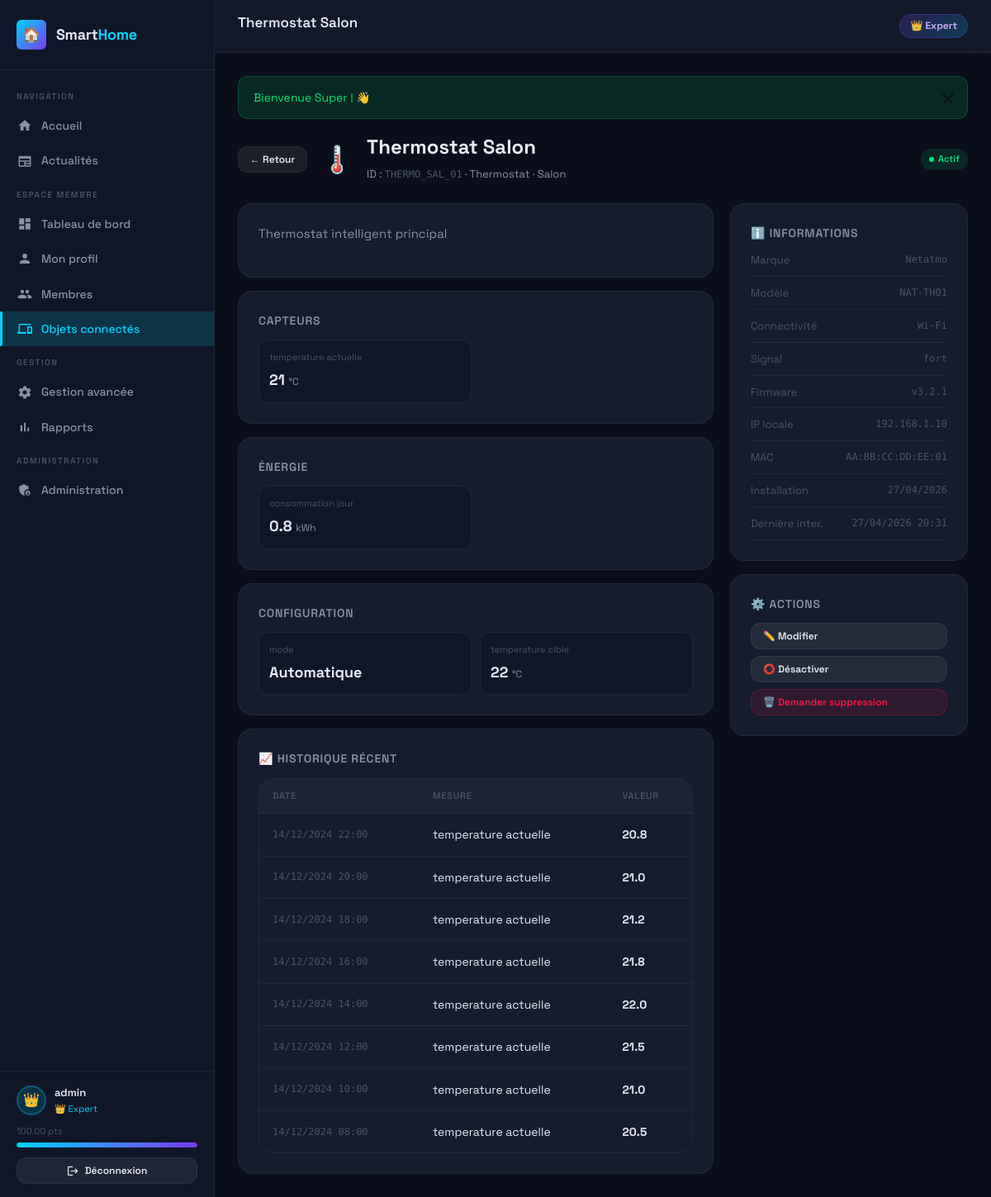
The page /objet-detail.php?id=1 (signed in) on the database its author committed.
### tables this page shows
CREATE TABLE utilisateurs (
    id INT AUTO_INCREMENT PRIMARY KEY,
    login VARCHAR(50) UNIQUE NOT NULL,
    email VARCHAR(100) UNIQUE NOT NULL,
    mot_de_passe VARCHAR(255) NOT NULL,
    nom VARCHAR(100),
    prenom VARCHAR(100),
    age INT,
    sexe ENUM('homme','femme','autre'),
    date_naissance DATE,
    type_membre ENUM('père','mère','enfant','grand-parent','autre') DEFAULT 'autre',
    photo VARCHAR(255) DEFAULT 'default.png',
    niveau ENUM('débutant','intermédiaire','avancé','expert') DEFAULT 'débutant',
    points DECIMAL(8,2) DEFAULT 0.00,
    nb_connexions INT DEFAULT 0,
    nb_actions INT DEFAULT 0,
    statut ENUM('en_attente','actif','suspendu') DEFAULT 'en_attente',
    token_validation VARCHAR(255),
    date_inscription DATETIME DEFAULT CURRENT_TIMESTAMP,
    derniere_connexion DATETIME,
    INDEX idx_login (login),
    INDEX idx_email (email),
    INDEX idx_niveau (niveau),
    INDEX idx_statut (statut)
);

CREATE TABLE objets_connectes (
    id INT AUTO_INCREMENT PRIMARY KEY,
    id_unique VARCHAR(50) UNIQUE NOT NULL,
    nom VARCHAR(100) NOT NULL,
    description TEXT,
    marque VARCHAR(100),
    modele VARCHAR(100),
    type_connectivite ENUM('Wi-Fi','Bluetooth','Zigbee','Z-Wave','Ethernet','NFC') DEFAULT 'Wi-Fi',
    force_signal VARCHAR(20) DEFAULT 'fort',
    etat ENUM('actif','inactif','maintenance','erreur') DEFAULT 'actif',
    categorie_id INT,
    piece_id INT,
    batterie INT DEFAULT 100,
    firmware VARCHAR(50),
    ip_locale VARCHAR(20),
    mac_address VARCHAR(20),
    date_installation DATETIME DEFAULT CURRENT_TIMESTAMP,
    derniere_interaction DATETIME DEFAULT CURRENT_TIMESTAMP,
    ajoute_par INT,
    FOREIGN KEY (categorie_id) REFERENCES categories_objets(id) ON DELETE SET NULL,
    FOREIGN KEY (piece_id) REFERENCES pieces(id) ON DELETE SET NULL,
    FOREIGN KEY (ajoute_par) REFERENCES utilisateurs(id) ON DELETE SET NULL,
    INDEX idx_etat (etat),
    INDEX idx_categorie (categorie_id),
    INDEX idx_piece (piece_id)
);

CREATE TABLE categories_objets (
    id INT AUTO_INCREMENT PRIMARY KEY,
    nom VARCHAR(100) NOT NULL,
    description TEXT,
    icone VARCHAR(50) DEFAULT 'device_hub',
    date_creation DATETIME DEFAULT CURRENT_TIMESTAMP
);

CREATE TABLE pieces (
    id INT AUTO_INCREMENT PRIMARY KEY,
    nom VARCHAR(100) NOT NULL,
    etage INT DEFAULT 0,
    superficie DECIMAL(6,2),
    description TEXT,
    date_creation DATETIME DEFAULT CURRENT_TIMESTAMP
);

CREATE TABLE attributs_objets (
    id INT AUTO_INCREMENT PRIMARY KEY,
    objet_id INT NOT NULL,
    cle VARCHAR(100) NOT NULL,
    valeur VARCHAR(500),
    unite VARCHAR(50),
    type_attribut ENUM('capteur','energie','connectivite','usage','configuration') DEFAULT 'capteur',
    mise_a_jour DATETIME DEFAULT CURRENT_TIMESTAMP ON UPDATE CURRENT_TIMESTAMP,
    FOREIGN KEY (objet_id) REFERENCES objets_connectes(id) ON DELETE CASCADE,
    INDEX idx_objet (objet_id)
);

CREATE TABLE historique_donnees (
    id INT AUTO_INCREMENT PRIMARY KEY,
    objet_id INT NOT NULL,
    cle VARCHAR(100) NOT NULL,
    valeur VARCHAR(500),
    timestamp DATETIME DEFAULT CURRENT_TIMESTAMP,
    FOREIGN KEY (objet_id) REFERENCES objets_connectes(id) ON DELETE CASCADE,
    INDEX idx_objet_time (objet_id, timestamp)
);

### includes/config.php (called while the page is built, shortened)
<?php
function getDB(): PDO {
    static $pdo = null;
    if ($pdo === null) {
        $dsn = "mysql:host=" . DB_HOST . ";dbname=" . DB_NAME . ";charset=" . DB_CHARSET;
        $options = [
            PDO::ATTR_ERRMODE            => PDO::ERRMODE_EXCEPTION,
            PDO::ATTR_DEFAULT_FETCH_MODE => PDO::FETCH_ASSOC,
            PDO::ATTR_EMULATE_PREPARES   => false,
        ];
        try {
            $pdo = new PDO($dsn, DB_USER, DB_PASS, $options);
        } catch (PDOException $e) {
            die(json_encode(['error' => 'Connexion base de données impossible : ' . $e->getMessage()]));
        }
    }
    return $pdo;
}
function sanitize(string $input): string {
    return htmlspecialchars(trim($input), ENT_QUOTES, 'UTF-8');
}
function getCurrentUser(): ?array {
    $pdo = getDB();
    $stmt = $pdo->prepare("SELECT * FROM utilisateurs WHERE id = ?");
    $stmt->execute([$_SESSION['user_id']]);
    return $stmt->fetch() ?: null;
}
function getNiveauLabel(string $niveau): string {
    $labels = [
        'débutant'     => 'Débutant',
        'intermédiaire'=> 'Intermédiaire',
        'avancé'       => 'Avancé',
        'expert'       => 'Expert',
    ];
    return $labels[$niveau] ?? $niveau;
}
function getFlash(): ?array {
    if (isset($_SESSION['flash'])) {
        $flash = $_SESSION['flash'];
        return $flash;
    }
    return null;
}

### objet-detail.php (the view, shortened to what this page needs)
<?php
require_once 'includes/config.php';
$id = (int)($_GET['id'] ?? 0);
$pdo = getDB();
$stmt = $pdo->prepare("
    SELECT o.*, c.nom AS categorie, p.nom AS piece_nom, u.login AS ajoute_par_login
    FROM objets_connectes o
    LEFT JOIN categories_objets c ON o.categorie_id = c.id
    LEFT JOIN pieces p ON o.piece_id = p.id
    LEFT JOIN utilisateurs u ON o.ajoute_par = u.id
    WHERE o.id = ?
");
$stmt->execute([$id]);
$obj = $stmt->fetch();
$pageTitle  = sanitize($obj['nom']);
$activePage = 'objets';
require_once 'includes/header.php';
$attrs = $pdo->prepare("SELECT * FROM attributs_objets WHERE objet_id = ? ORDER BY type_attribut, cle");
$attrs->execute([$id]);
$attrs = $attrs->fetchAll();
$attrsByType = [];
foreach ($attrs as $a) {
    $attrsByType[$a['type_attribut']][] = $a;
}
$historique = $pdo->prepare("
    SELECT * FROM historique_donnees
    WHERE objet_id = ?
    ORDER BY timestamp DESC
    LIMIT 20
");
$historique->execute([$id]);
$historique = $historique->fetchAll();
$catEmojis = ['Thermostat'=>'🌡️','Éclairage'=>'💡','Sécurité'=>'🔒','Électroménager'=>'🍽️','Capteurs'=>'📡','Multimédia'=>'📺','Énergie'=>'⚡','Confort'=>'🌿'];
$emoji = $catEmojis[$obj['categorie'] ?? ''] ?? '🔌';
$typeLabels = ['capteur'=>'Capteurs','energie'=>'Énergie','connectivite'=>'Connectivité','usage'=>'Usage','configuration'=>'Configuration'];
?>
<div style="display:flex;align-items:center;gap:16px;margin-bottom:24px">
  <a href="objets.php" class="btn btn-secondary btn-sm">← Retour</a>
  <div style="font-size:32px"><?= $emoji ?></div>
  <div>
    <h1 style="font-size:24px;font-weight:700"><?= sanitize($obj['nom']) ?></h1>
    <div style="font-size:13px;color:var(--text-secondary)">
      ID : <span class="mono"><?= sanitize($obj['id_unique']) ?></span>
      · <?= sanitize($obj['categorie'] ?? 'Non catégorisé') ?>
      · <?= sanitize($obj['piece_nom'] ?? 'Non assigné') ?>
    </div>
  </div>
  <span class="device-status <?= $obj['etat'] ?>" style="margin-left:auto"><?= ucfirst($obj['etat']) ?></span>
</div>
<div style="display:grid;grid-template-columns:2fr 1fr;gap:20px">
  <div>
    <?php if ($obj['description']): ?>
    <div class="card" style="margin-bottom:16px">
      <p style="color:var(--text-secondary)"><?= sanitize($obj['description']) ?></p>
    </div>
    <?php endif; ?>
    <?php foreach ($attrsByType as $type => $typeAttrs): ?>
    <div class="card" style="margin-bottom:16px">
      <div class="card-title"><?= $typeLabels[$type] ?? ucfirst($type) ?></div>
      <div style="display:grid;grid-template-columns:repeat(auto-fill,minmax(180px,1fr));gap:10px">
        <?php foreach ($typeAttrs as $a): ?>
        <div style="background:var(--bg-secondary);border:1px solid var(--border);border-radius:var(--radius-md);padding:12px">
          <div style="font-size:11px;color:var(--text-muted);margin-bottom:4px"><?= sanitize(str_replace('_', ' ', $a['cle'])) ?></div>
          <div style="font-size:18px;font-weight:700;color:var(--text-primary)">
            <?= sanitize($a['valeur']) ?>
            <?php if ($a['unite']): ?><span style="font-size:12px;font-weight:400;color:var(--text-secondary)"><?= sanitize($a['unite']) ?></span><?php endif; ?>
          </div>
        </div>
        <?php endforeach; ?>
      </div>
    </div>
    <?php endforeach; ?>
    <?php if (!empty($historique)): ?>
    <div class="card">
      <div class="card-title">📈 Historique récent</div>
      <div class="table-wrap">
        <table>
          <thead><tr><th>Date</th><th>Mesure</th><th>Valeur</th></tr></thead>
          <tbody>
            <?php foreach ($historique as $h): ?>
            <tr>
              <td class="mono"><?= date('d/m/Y H:i', strtotime($h['timestamp'])) ?></td>
              <td><?= sanitize(str_replace('_', ' ', $h['cle'])) ?></td>
              <td><strong><?= sanitize($h['valeur']) ?></strong></td>
            </tr>
            <?php endforeach; ?>
          </tbody>
        </table>
      </div>
    </div>
    <?php endif; ?>
  </div>
  <div>
    <div class="card" style="margin-bottom:16px">
      <div class="card-title">ℹ️ Informations</div>
      <div style="display:flex;flex-direction:column;gap:10px;font-size:13px">
        <?php $infos = [
          'Marque'         => $obj['marque'],
          'Modèle'         => $obj['modele'],
          'Connectivité'   => $obj['type_connectivite'],
          'Signal'         => $obj['force_signal'],
          'Firmware'       => $obj['firmware'],
          'IP locale'      => $obj['ip_locale'],
          'MAC'            => $obj['mac_address'],
          'Installation'   => $obj['date_installation'] ? date('d/m/Y', strtotime($obj['date_installation'])) : null,
          'Dernière inter.' => $obj['derniere_interaction'] ? date('d/m/Y H:i', strtotime($obj['derniere_interaction'])) : null,
          'Ajouté par'     => $obj['ajoute_par_login'],
        ];
        foreach ($infos as $label => $val): if ($val): ?>
        <div style="display:flex;justify-content:space-between;gap:10px;border-bottom:1px solid var(--border);padding-bottom:8px">
          <span style="color:var(--text-muted)"><?= $label ?></span>
          <span class="mono"><?= sanitize($val) ?></span>
        </div>
        <?php endif; endforeach; ?>
      </div>
    </div>
    <?php if (in_array($user['niveau'], ['avancé', 'expert'])): ?>
    <div class="card">
      <div class="card-title">⚙️ Actions</div>
      <div style="display:flex;flex-direction:column;gap:8px">
        <a href="gestion/modifier-objet.php?id=<?= $obj['id'] ?>" class="btn btn-secondary btn-sm">✏️ Modifier</a>
        <?php if ($obj['etat'] === 'actif'): ?>
        <form method="POST" action="gestion/toggle-objet.php">
          <button type="submit" class="btn btn-secondary btn-sm" style="width:100%">⭕ Désactiver</button>
        </form>
        <?php endif; ?>
        <form method="POST" action="gestion/demande-suppression.php" onsubmit="return confirm('Demander la suppression de cet objet ?')">
          <button type="submit" class="btn btn-danger btn-sm" style="width:100%">🗑️ Demander suppression</button>
        </form>
      </div>
    </div>
    <?php endif; ?>
  </div>
</div>
<?php require_once 'includes/footer.php'; ?>

### includes/header.php (shortened to what this page needs)
<?php
$user = getCurrentUser();
$flash = getFlash();
$niveauEmoji = [
    'débutant'      => '🌱',
    'intermédiaire' => '⚡',
    'avancé'        => '🚀',
    'expert'        => '👑',
];
$emoji = $niveauEmoji[$user['niveau']] ?? '🌱';
$nextNiveauSeuil = [
    'débutant'      => POINTS_INTERMEDIAIRE,
    'intermédiaire' => POINTS_AVANCE,
    'avancé'        => POINTS_EXPERT,
    'expert'        => null,
];
$currentSeuil = [
    'débutant'      => 0,
    'intermédiaire' => POINTS_INTERMEDIAIRE,
    'avancé'        => POINTS_AVANCE,
    'expert'        => POINTS_EXPERT,
];
$next   = $nextNiveauSeuil[$user['niveau']] ?? null;
$from   = $currentSeuil[$user['niveau']] ?? 0;
$pct    = $next ? min(100, round(($user['points'] - $from) / ($next - $from) * 100)) : 100;
?>
<!DOCTYPE html>
<html lang="fr">
<head>
<link href="https://cdn.jsdelivr.net/npm/bootstrap@5.3.3/dist/css/bootstrap.min.css" rel="stylesheet">
<link rel="stylesheet" href="<?= SITE_URL ?>/css/style.css">
</head>
<body>
<div class="layout">
<aside class="sidebar" id="sidebar">
  <div class="sidebar-logo">
    <div class="logo-icon">🏠</div>
    <div class="logo-text">Smart<span>Home</span></div>
  </div>
  <nav class="sidebar-nav">
    <div class="nav-section-title">Navigation</div>
    <a href="<?= SITE_URL ?>/index.php" class="nav-item <?= ($activePage ?? '') === 'accueil' ? 'active' : '' ?>">
      <span class="nav-icon"><span class="material-icons" style="font-size:18px">home</span></span>
      Accueil
    </a>
    <a href="<?= SITE_URL ?>/actualites.php" class="nav-item <?= ($activePage ?? '') === 'actualites' ? 'active' : '' ?>">
      <span class="nav-icon"><span class="material-icons" style="font-size:18px">newspaper</span></span>
      Actualités
    </a>
    <div class="nav-section-title">Espace membre</div>
    <a href="<?= SITE_URL ?>/dashboard.php" class="nav-item <?= ($activePage ?? '') === 'dashboard' ? 'active' : '' ?>">
      <span class="nav-icon"><span class="material-icons" style="font-size:18px">dashboard</span></span>
      Tableau de bord
    </a>
    <a href="<?= SITE_URL ?>/profil.php" class="nav-item <?= ($activePage ?? '') === 'profil' ? 'active' : '' ?>">
      <span class="nav-icon"><span class="material-icons" style="font-size:18px">person</span></span>
      Mon profil
    </a>
    <a href="<?= SITE_URL ?>/membres.php" class="nav-item <?= ($activePage ?? '') === 'membres' ? 'active' : '' ?>">
      <span class="nav-icon"><span class="material-icons" style="font-size:18px">group</span></span>
      Membres
    </a>
    <a href="<?= SITE_URL ?>/objets.php" class="nav-item <?= ($activePage ?? '') === 'objets' ? 'active' : '' ?>">
      <span class="nav-icon"><span class="material-icons" style="font-size:18px">devices</span></span>
      Objets connectés
    </a>
    <?php if (in_array($user['niveau'], ['avancé', 'expert'])): ?>
    <div class="nav-section-title">Gestion</div>
    <a href="<?= SITE_URL ?>/gestion/dashboard.php" class="nav-item <?= ($activePage ?? '') === 'gestion' ? 'active' : '' ?>">
      <span class="nav-icon"><span class="material-icons" style="font-size:18px">settings</span></span>
      Gestion avancée
    </a>
    <a href="<?= SITE_URL ?>/gestion/rapports.php" class="nav-item <?= ($activePage ?? '') === 'rapports' ? 'active' : '' ?>">
      <span class="nav-icon"><span class="material-icons" style="font-size:18px">bar_chart</span></span>
      Rapports
    </a>
    <?php endif; ?>
    <?php if ($user['niveau'] === 'expert'): ?>
    <div class="nav-section-title">Administration</div>
    <a href="<?= SITE_URL ?>/admin/utilisateurs.php" class="nav-item <?= ($activePage ?? '') === 'admin' ? 'active' : '' ?>">
      <span class="nav-icon"><span class="material-icons" style="font-size:18px">admin_panel_settings</span></span>
      Administration
    </a>
    <?php endif; ?>
  </nav>
  <div class="sidebar-footer">
    <div class="sidebar-user">
      <div class="sidebar-avatar">
        <?php if ($user['photo'] && $user['photo'] !== 'default.png'): ?>
          <img src="<?= SITE_URL ?>/assets/img/<?= sanitize($user['photo']) ?>" alt="avatar">
        <?php else: ?>
          <?= $emoji ?>
        <?php endif; ?>
      </div>
      <div class="sidebar-user-info">
        <div class="name"><?= sanitize($user['login']) ?></div>
        <div class="niveau"><?= $emoji ?> <?= getNiveauLabel($user['niveau']) ?></div>
      </div>
    </div>
    <div style="margin-top:10px">
      <div style="display:flex;justify-content:space-between;font-size:11px;color:var(--text-muted);margin-bottom:4px">
        <span><?= number_format($user['points'], 2) ?> pts</span>
      </div>
      <div class="progress-bar">
        <div class="progress-fill" style="width:<?= $pct ?>%"></div>
      </div>
    </div>
    <a href="<?= SITE_URL ?>/logout.php" class="btn btn-secondary btn-sm" style="width:100%;margin-top:12px;justify-content:center">
      <span class="material-icons" style="font-size:15px">logout</span> Déconnexion
    </a>
  </div>
</aside>
<main class="main-content">
  <div class="topbar">
    <h1 class="topbar-title"><?= sanitize($pageTitle ?? 'Dashboard') ?></h1>
    <div style="display:flex;align-items:center;gap:10px">
      <span class="badge-niveau <?= $user['niveau'] ?>"><?= $emoji ?> <?= getNiveauLabel($user['niveau']) ?></span>
    </div>
  </div>
  <div class="page-content">
    <?php if ($flash): ?>
    <div class="alert alert-<?= $flash['type'] === 'success' ? 'success' : ($flash['type'] === 'error' ? 'danger' : 'info') ?> alert-dismissible fade show">
      <?= sanitize($flash['message']) ?>
      <button type="button" class="btn-close" data-bs-dismiss="alert"></button>
    </div>
    <?php endif; ?>

### rows shown on the page
utilisateurs: niveau "👑", login "admin", niveau "Expert", points "100.00"
objets_connectes: nom "Thermostat Salon", categorie.nom "🌡️", id_unique "THERMO_SAL_01", categorie.nom "Thermostat", piece.nom "Salon", etat "Actif", description "Thermostat intelligent principal", marque "Netatmo", modele "NAT-TH01", type_connectivite "Wi-Fi", force_signal "fort", firmware "v3.2.1", ip_locale "192.168.1.10", mac_address "AA:BB:CC:DD:EE:01"
attributs_objets: cle "temperature actuelle", valeur "21", unite "°C"
attributs_objets: cle "consommation jour", valeur "0.8", unite "kWh"
attributs_objets: cle "mode", valeur "Automatique"
attributs_objets: cle "temperature cible", valeur "22", unite "°C"
historique_donnees: timestamp "14/12/2024 22:00", cle "temperature actuelle", valeur "20.8"
historique_donnees: timestamp "14/12/2024 20:00", cle "temperature actuelle", valeur "21.0"
historique_donnees: timestamp "14/12/2024 18:00", cle "temperature actuelle", valeur "21.2"
historique_donnees: timestamp "14/12/2024 16:00", cle "temperature actuelle", valeur "21.8"
historique_donnees: timestamp "14/12/2024 14:00", cle "temperature actuelle", valeur "22.0"
historique_donnees: timestamp "14/12/2024 12:00", cle "temperature actuelle", valeur "21.5"
historique_donnees: timestamp "14/12/2024 10:00", cle "temperature actuelle", valeur "21.0"
historique_donnees: timestamp "14/12/2024 08:00", cle "temperature actuelle", valeur "20.5"

### other values the page prints
$flash['message'] "Bienvenue Super ! 👋"
$typeLabels[$type] "CAPTEURS"
$typeLabels[$type] "ÉNERGIE"
$typeLabels[$type] "CONFIGURATION"
$label "Marque"
$label "Modèle"
$label "Connectivité"
$label "Signal"
$label "Firmware"
$label "IP locale"
$label "MAC"
$label "Installation"
$val "27/04/2026"
$label "Dernière inter."
$val "27/04/2026 20:31"
